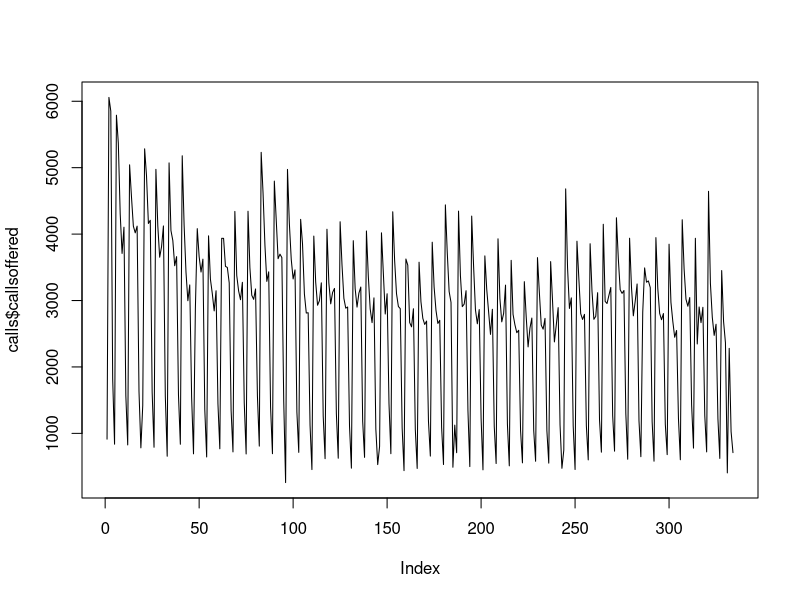
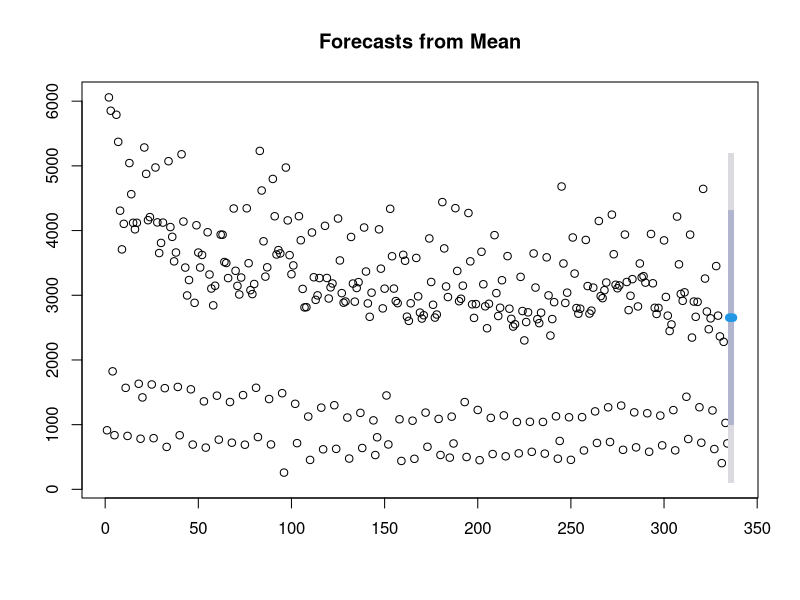
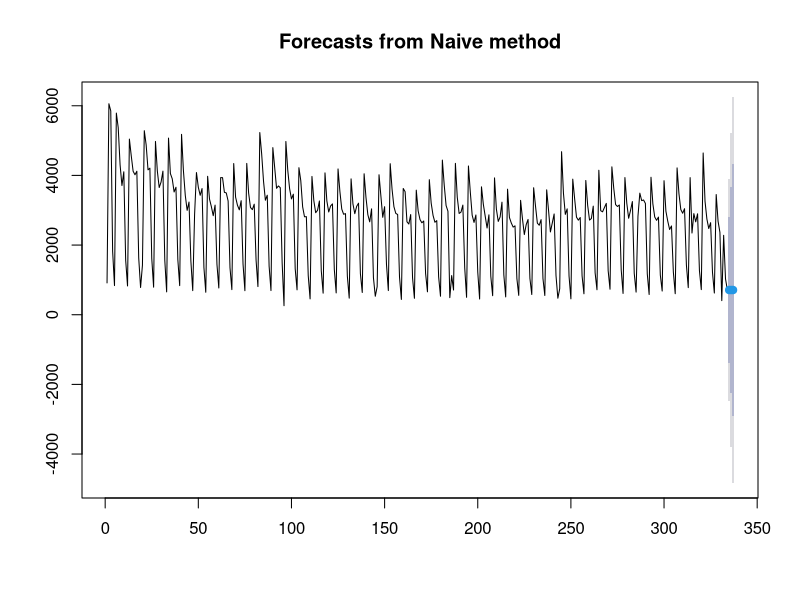
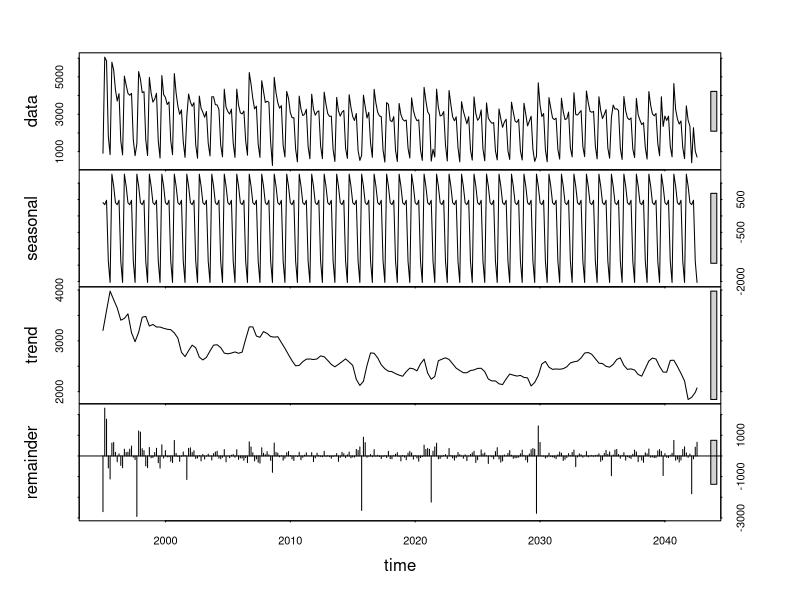
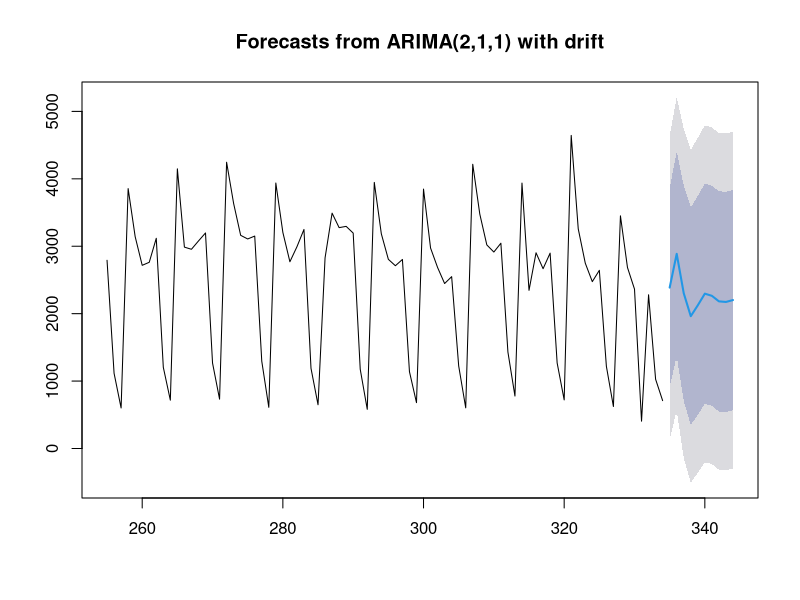
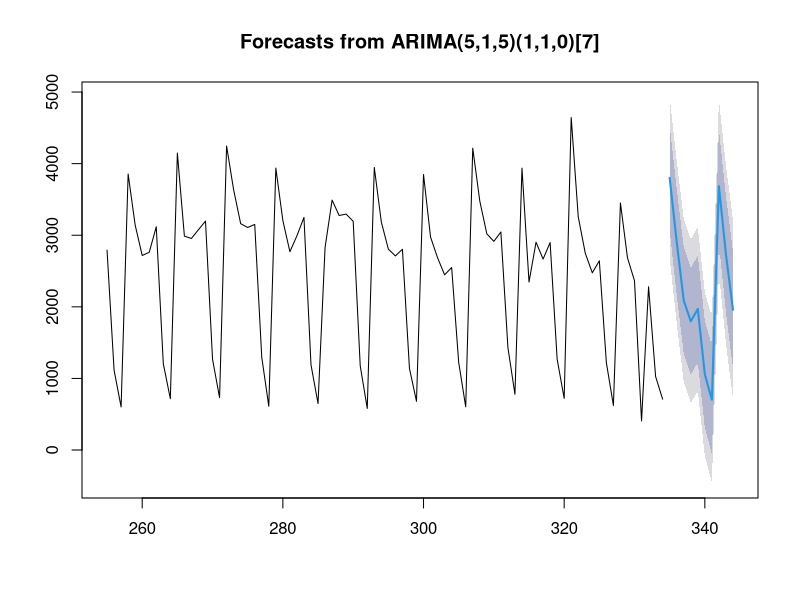

R code for these plots, in order:
install.packages('tseries')
install.packages('forecast')

library(tseries)
library(forecast)

setwd("/Users/vatsalmandalia/DataScienceBootcamp")
calls <- read.csv("data_for_forecasting.csv")
View(calls)
#step1 plot series
plot(calls$callsoffered, type="l")

#build baseline
forecast1 <- meanf(calls$callsoffered,3)
plot(forecast1)
forecast2 <- naive(calls$callsoffered,3)
plot(forecast2)


summary(forecast1)
summary(forecast2)

accuracy(forecast1,c(4573,3632,2976))
accuracy(forecast2,c(4573,3632,2976))

calls2 <- ts(calls$callsoffered,start=1995,freq=7)
plot(stl(calls2, s.window="periodic"))

#univariate seasonal forecasting using arima 
fit <- auto.arima(calls$callsoffered, seasonal = TRUE)
summary(fit)
accuracy(forecast(fit))
plot(forecast(fit,h=10),include=80)

fit <- Arima(calls$callsoffered,order=c(5,1,5)) #no seasonality in time series
summary(fit)

fit <- Arima(calls$callsoffered,order=c(5,1,5),seasonal = list(order = c(1,1,0),period=7)) #weekly seasonality in time series
summary(fit)
plot(forecast(fit,h=10),include=80)
#do not get bothered by the 'unable to fit' message as it just means that the algorithm based on Hyndman and Khandakar algorithm tires several combination of orders and one of them might not be converging to a solution
#drift is similar to having a constant in the equation. Here it signifies that after the diffrencing the mean of series is not 0 so drift adjusts for it.

 
#run dynamic regression models
#build a few effects
#First convert to date format
calls$Date <- as.Date(calls$Date, format = "%d-%b-%y")

calls[,"dow"] <-  weekdays(calls$Date)
calls[,"mon_fl"] <- ifelse(calls[,"dow"] == "Monday" , 1,0)
#use them in arima
fit <- Arima(calls$callsoffered, xreg=calls$mon_fl,order=c(5,1,5))
summary(fit)



